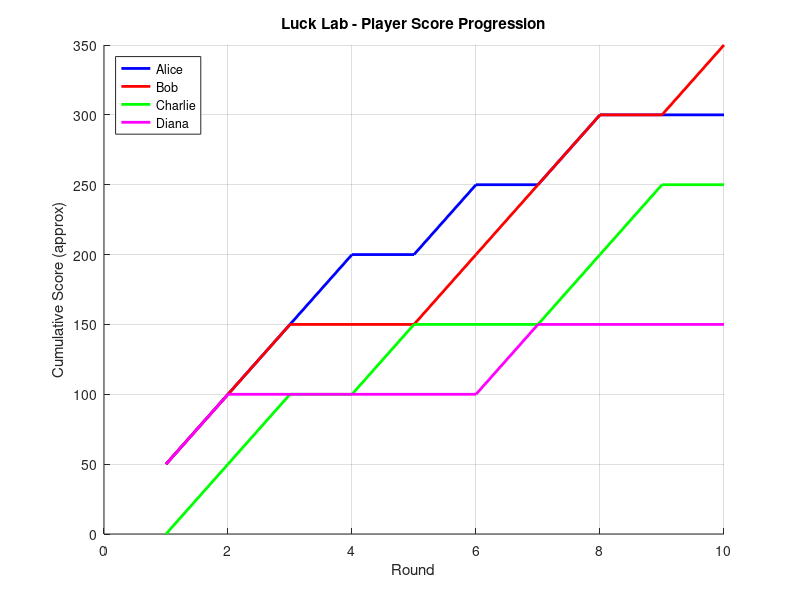

Here is the MATLAB script that generated this plot:
%% simulate_luck_game.m
% Luck Lab - MATLAB Luck Simulation
%
% Simulates a coin-based lucky game session for multiple players.
% Tracks cumulative scores and prints summary statistics.
%
% Usage: Run this script in MATLAB or Octave:
%   >> simulate_luck_game

function simulate_luck_game()
    fprintf('========================================\n');
    fprintf('   Luck Lab - MATLAB Simulation\n');
    fprintf('========================================\n\n');

    % ---- Parameters ----
    num_players = 4;
    num_rounds  = 10;  % rounds per player
    outcomes    = {'Win', 'Lose'};

    % ---- Player names ----
    names = {'Alice', 'Bob', 'Charlie', 'Diana'};

    % ---- Score tracking ----
    scores = zeros(num_players, 1);
    wins   = zeros(num_players, 1);
    history = zeros(num_players, num_rounds);  % 1 = win, 0 = lose

    % ---- Simulate rounds ----
    rng(123);  % reproducible
    for r = 1:num_rounds
        for p = 1:num_players
            % 40% win rate per round
            result = rand() < 0.4;
            history(p, r) = result;
            if result
                scores(p) = scores(p) + randi([10, 50]);
                wins(p)   = wins(p) + 1;
            else
                scores(p) = scores(p) + randi([1, 5]);  % consolation
            end
        end
    end

    % ---- Compute statistics ----
    avg_score = mean(scores);
    best_idx  = find(scores == max(scores), 1);
    worst_idx = find(scores == min(scores), 1);

    % ---- Display results ----
    fprintf('--- Simulation Results ---\n');
    fprintf('Players: %d\n', num_players);
    fprintf('Rounds per player: %d\n\n', num_rounds);

    fprintf('%-12s %-10s %-10s %s\n', 'Player', 'Score', 'Wins', 'WinRate');
    fprintf('----------------------------------------\n');
    for p = 1:num_players
        rate = wins(p) / num_rounds;
        fprintf('%-12s %-10d %-10d %.2f\n', names{p}, scores(p), wins(p), rate);
    end
    fprintf('\n');

    fprintf('--- Summary ---\n');
    fprintf('Average Score: %.2f\n', avg_score);
    fprintf('Best:  %s (%d points)\n', names{best_idx}, scores(best_idx));
    fprintf('Worst: %s (%d points)\n', names{worst_idx}, scores(worst_idx));

    % ---- Win streak analysis ----
    fprintf('\n--- Win Streaks ---\n');
    for p = 1:num_players
        streak = 0;
        max_streak = 0;
        for r = 1:num_rounds
            if history(p, r) == 1
                streak = streak + 1;
                if streak > max_streak
                    max_streak = streak;
                end
            else
                streak = 0;
            end
        end
        fprintf('%s: longest streak = %d\n', names{p}, max_streak);
    end

    % ---- Plot cumulative scores (if graphics available) ----
    try
        figure;
        cumulative = cumsum(history, 2);
        hold on;
        colors = {'b', 'r', 'g', 'm'};
        for p = 1:num_players
            plot(1:num_rounds, cumulative(p, :) * 50, 'Color', colors{p}, ...
                 'LineWidth', 2, 'DisplayName', names{p});
        end
        xlabel('Round');
        ylabel('Cumulative Score (approx)');
        title('Luck Lab - Player Score Progression');
        legend('Location', 'northwest');
        grid on;
        fprintf('\nPlot displayed successfully.\n');
    catch
        fprintf('\nPlotting skipped (no display available).\n');
    end

    fprintf('\nSimulation complete.\n');
end
